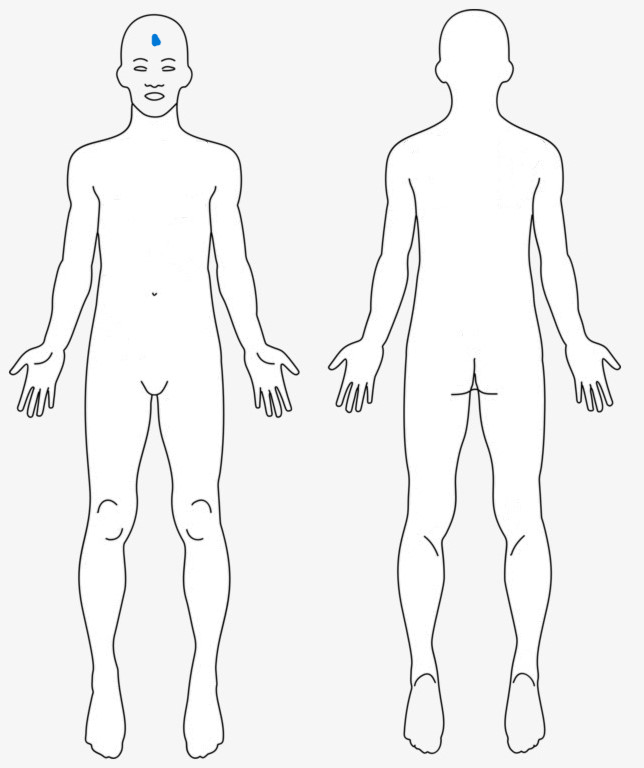
#> input picture Images/human-body 1 644 X 768.png, 644 x 768 px
$ python -i mark_location_detector.py   (imports and definitions only)
#> lines starting #> are read from the running program, lines starting #| are printed output that depends on the picture; after the words box and inside, x2 and y2 are one past the last pixel; in counts of white or black regions, pixels touching at a corner belong together
import cv2
import numpy as np
import tkinter as tk
# import customtkinter
from tkinter import filedialog
from tkinter import messagebox


def detect_dot_and_save_coordinates(image_path):
    # Step 2: Process the image to detect the dot or point
    # Read the image
#> called with image_path = 'Images/human-body 1 644 X 768.png'
    image = cv2.imread(image_path)
#> image is the input picture: shape (768, 644, 3); mean B, G, R 242.8, 242.8, 242.8

    # Convert the image to grayscale
    gray = cv2.cvtColor(image, cv2.COLOR_BGR2GRAY)

    # Use a simple threshold to detect the point (assuming it's a dark point on a light background)
    _, binary = cv2.threshold(gray, 50, 255, cv2.THRESH_BINARY_INV)
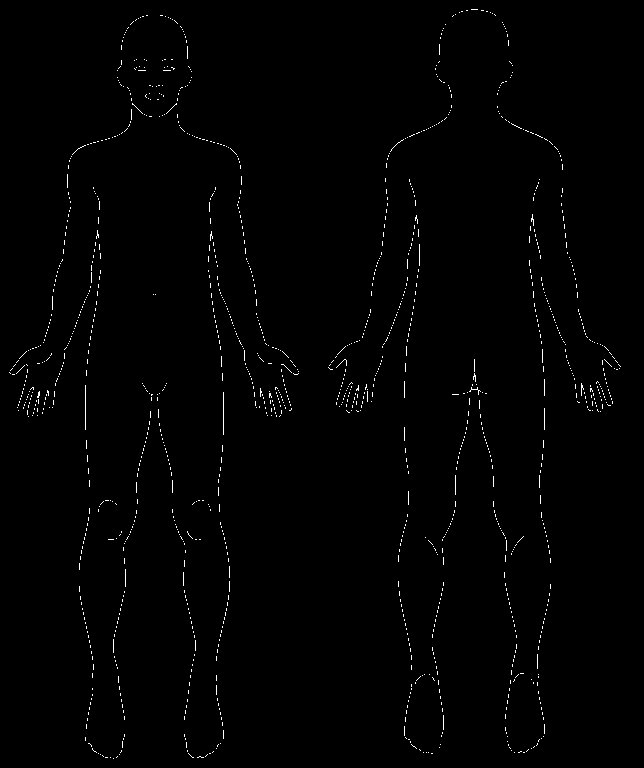
#> binary: shape (768, 644); 0.84% white in thin lines or dots

    # Find contours
    contours, _ = cv2.findContours(binary, cv2.RETR_EXTERNAL, cv2.CHAIN_APPROX_SIMPLE)
#> contours = 1353 contours, all with area under 20

    # Assume the largest contour is the point (this may need to be adjusted based on your image)
    largest_contour = max(contours, key=cv2.contourArea)
#> largest_contour = [[39, 391], [38, 392], [38, 395], [37, 396], [37, 397], [38, 397], [38, 396], [39, 395]]

    # Get the coordinates of the center of the contour
    M = cv2.moments(largest_contour)
#> M = moments, m00 5.5, centre m10/m00, m01/m00 = (38.24, 394.2)
    if M["m00"] != 0:
        cX = int(M["m10"] / M["m00"])
#> cX = 38
        cY = int(M["m01"] / M["m00"])
#> cY = 394
    else:
        cX, cY = 0, 0

    # Step 3: Extract the coordinates
    coordinates = (cX, cY)
#> coordinates = (38, 394)

    # Step 4: Save the coordinates to a file
    with open('coordinates.txt', 'w') as file:
        file.write(f'Point coordinates: {coordinates}\n')

    # Optional: Display the image with the detected point
    cv2.circle(image, coordinates, 5, (0, 0, 255), -1)
#> image: shape (768, 644, 3); 0.02% of pixels changed, all inside (x1, y1, x2, y2) = (33, 389, 44, 400)
    cv2.imshow('Detected Point', image)
    cv2.waitKey(0)
    cv2.destroyAllWindows()

    return coordinates

def upload_and_process_image():
    # Open a file dialog to select an image file
    file_path = filedialog.askopenfilename(filetypes=[("Image files", "*.jpg;*.jpeg;*.png")])

    if file_path:
        # Detect dot and save coordinates
        try:
            coordinates = detect_dot_and_save_coordinates(file_path)
            messagebox.showinfo("Success", f"Coordinates saved to 'coordinates.txt': {coordinates}")
        except Exception as e:
            messagebox.showerror("Error", f"An error occurred: {e}")

# Create the main application window
# [3 lines not run here, left out]


# Create and place a button to upload and process the image
# [1 line that did not run here, left out]
# [4 lines not run here, left out]

>>> result = detect_dot_and_save_coordinates('Images/human-body 1 644 X 768.png')
#> result = (38, 394)
